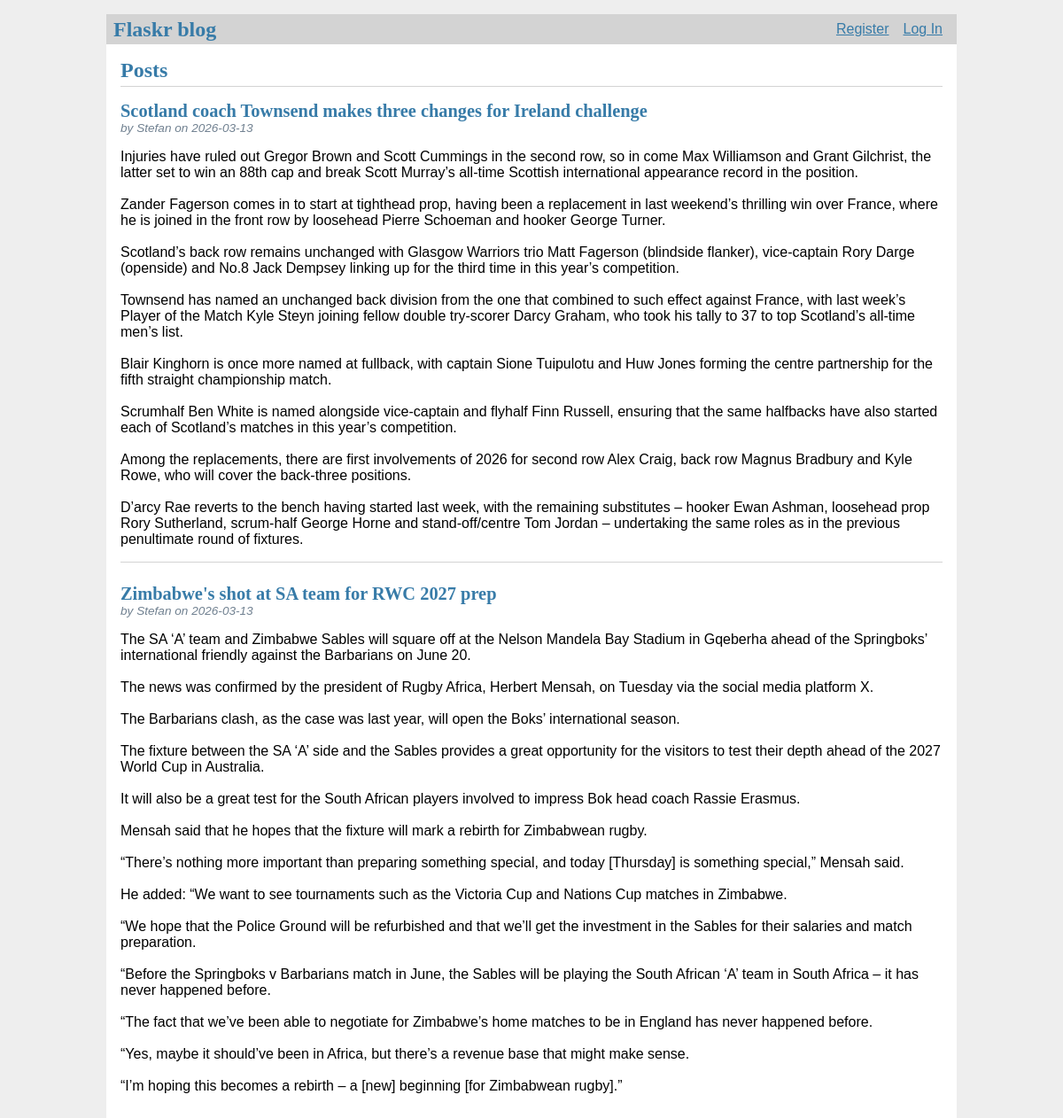
The page / on the database its author committed.
### tables this page shows
CREATE TABLE post (
  id INTEGER PRIMARY KEY AUTOINCREMENT,
  author_id INTEGER NOT NULL,
  created TIMESTAMP NOT NULL DEFAULT CURRENT_TIMESTAMP,
  title TEXT NOT NULL,
  body TEXT NOT NULL,
  FOREIGN KEY (author_id) REFERENCES user (id)
);

CREATE TABLE user (
  id INTEGER PRIMARY KEY AUTOINCREMENT,
  username TEXT UNIQUE NOT NULL,
  password TEXT NOT NULL
);

### flaskr/blog.py (the view)
@bp.route('/')
def index():
    db = get_db()
    posts = db.execute(
        'SELECT p.id, title, body, created, author_id, username'
        ' FROM post p JOIN user u ON p.author_id = u.id'
        ' ORDER BY created DESC'
    ).fetchall()
    return render_template('blog/index.html', posts=posts)

### flaskr/auth.py (called while the page is built)
@bp.before_app_request
def load_logged_in_user():
    user_id = session.get('user_id')
    if user_id is None:
        g.user = None
    else:
        g.user = get_db().execute(
            'SELECT * FROM user WHERE id = ?', (user_id,)
        ).fetchone()

### flaskr/db.py (called while the page is built)
def get_db():
    if 'db' not in g:
        g.db = sqlite3.connect(
            current_app.config['DATABASE'],
            detect_types=sqlite3.PARSE_DECLTYPES
        )
        g.db.row_factory = sqlite3.Row
    return g.db

### flaskr/templates/blog/index.html (shortened to what this page needs)
{% extends 'base.html' %}
{% block header %}
  <h1>{% block title %}Posts{% endblock %}</h1>
{% endblock %}
{% block content %}
  {% for post in posts %}
    <article class="post">
      <header>
        <div>
          <h1>{{ post['title'] }}</h1>
          <div class="about">by {{ post['username'] }} on {{ post['created'].strftime('%Y-%m-%d') }}</div>
        </div>
      </header>
      <p class="body">{{ post['body'] }}</p>
    </article>
    {% if not loop.last %}
      <hr>
    {% endif %}
  {% endfor %}
{% endblock %}

### flaskr/templates/base.html (shortened to what this page needs)
<!doctype html>
<link rel="stylesheet" href="{{ url_for('static', filename='style.css') }}">
<nav>
  <h1>Flaskr blog</h1>
  <ul>
    {% if g.user %}
      <li><span>{{ g.user['username'] }}</span>
      <li><a href="{{ url_for('auth.logout') }}">Log Out</a>
    {% else %}
      <li><a href="{{ url_for('auth.register') }}">Register</a>
      <li><a href="{{ url_for('auth.login') }}">Log In</a>
    {% endif %}
  </ul>
</nav>
<section class="content">
  <header>
    {% block header %}{% endblock %}
  </header>
  {% block content %}{% endblock %}
</section>

### flaskr/static/style.css (style rules this page uses)
h1 { font-family: serif; color: #377ba8; margin: 1rem 0; }
a { color: #377ba8; }
hr { border: none; border-top: 1px solid lightgray; }
nav { background: lightgray; display: flex; align-items: center; padding: 0 0.5rem; }
nav h1 { flex: auto; margin: 0; }
nav ul { display: flex; list-style: none; margin: 0; padding: 0; }
nav ul li a, nav ul li span, header .action { display: block; padding: 0.5rem; }
.content { padding: 0 1rem 1rem; }
.content > header { border-bottom: 1px solid lightgray; display: flex; align-items: flex-end; }
.content > header h1 { flex: auto; margin: 1rem 0 0.25rem 0; }
.post > header { display: flex; align-items: flex-end; font-size: 0.85em; }
.post > header > div:first-of-type { flex: auto; }
.post > header h1 { font-size: 1.5em; margin-bottom: 0; }
.post .about { color: slategray; font-style: italic; }
.post .body { white-space: pre-line; }
.content:last-child { margin-bottom: 0; }

### rows shown on the page
post: title "Scotland coach Townsend makes three changes for Ireland challenge", username "Stefan", created "2026-03-13", body "Injuries have ruled out Gregor Brown and Scott Cummings in the second row, so in come Max Williamson and Grant Gilchrist, the latter set to win an 88th cap and break Scott Murray’s all-time Scottish international appearance record in the position. Zander Fagerson comes in to start at tighthead prop, having been a replacement in last weekend’s thrilling win over France, where he is joined in the front row by loosehead Pierre Schoeman and hooker George Turner. Scotland’s back row remains unchanged with Glasgow Warriors trio Matt Fagerson (blindside flanker), vice-captain Rory Darge (openside) and No.8 Jack Dempsey linking up for the third time in this year’s competition. Townsend has named an…"
post: title "Zimbabwe's shot at SA team for RWC 2027 prep", username "Stefan", created "2026-03-13", body "The SA ‘A’ team and Zimbabwe Sables will square off at the Nelson Mandela Bay Stadium in Gqeberha ahead of the Springboks’ international friendly against the Barbarians on June 20. The news was confirmed by the president of Rugby Africa, Herbert Mensah, on Tuesday via the social media platform X. The Barbarians clash, as the case was last year, will open the Boks’ international season. The fixture between the SA ‘A’ side and the Sables provides a great opportunity for the visitors to test their depth ahead of the 2027 World Cup in Australia. It will also be a great test for the South African players involved to impress Bok head coach Rassie Erasmus. Mensah said that he hopes that the…"
